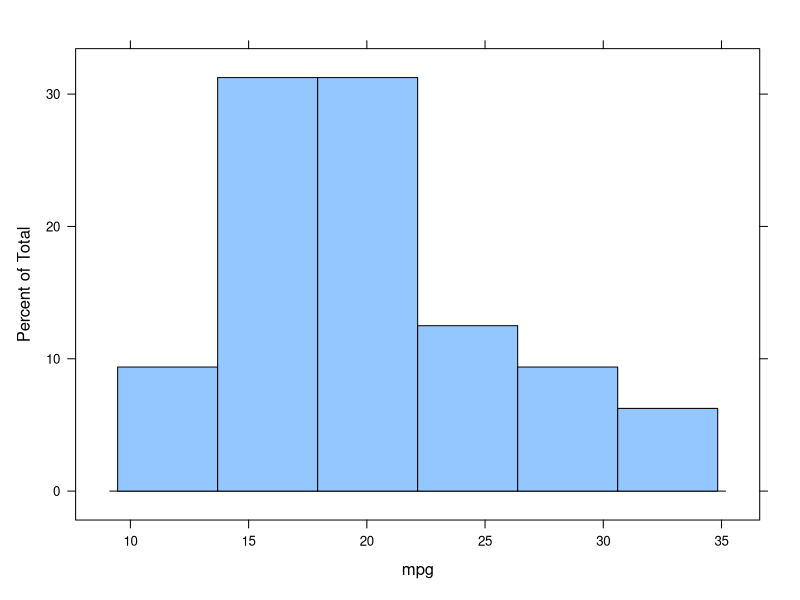
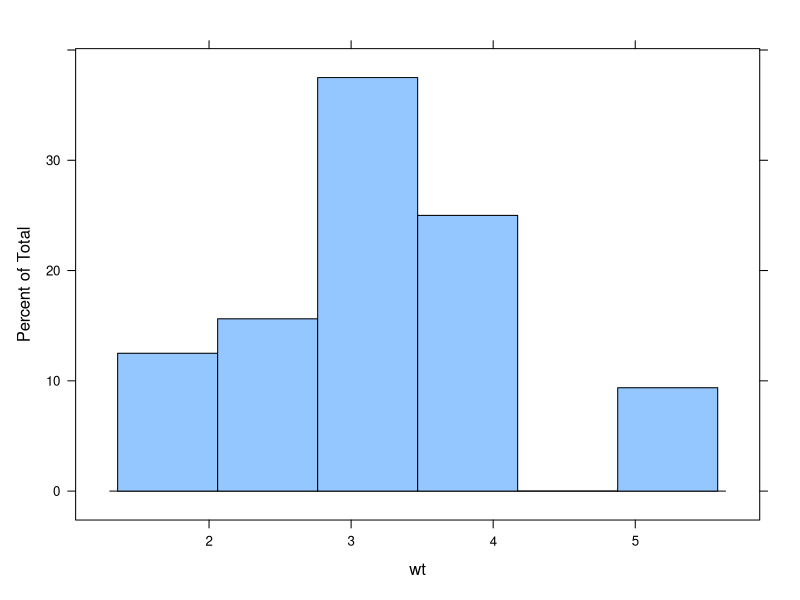
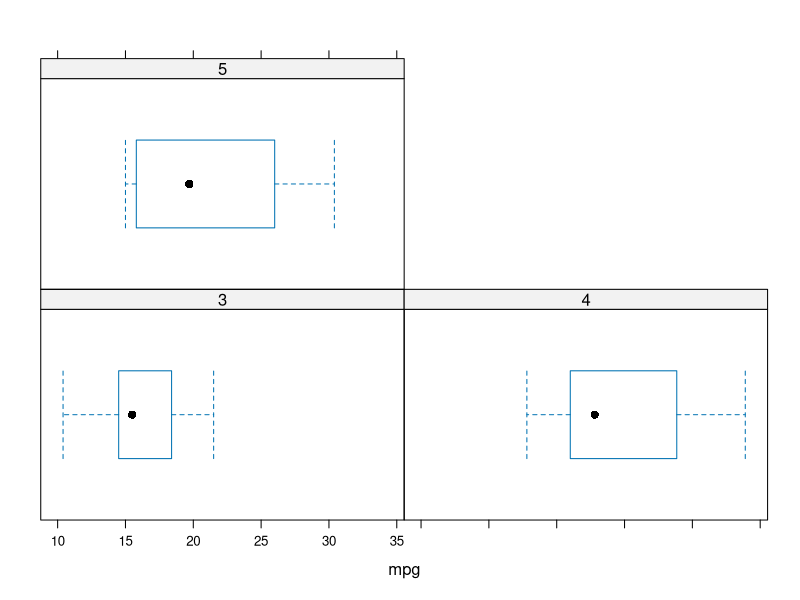
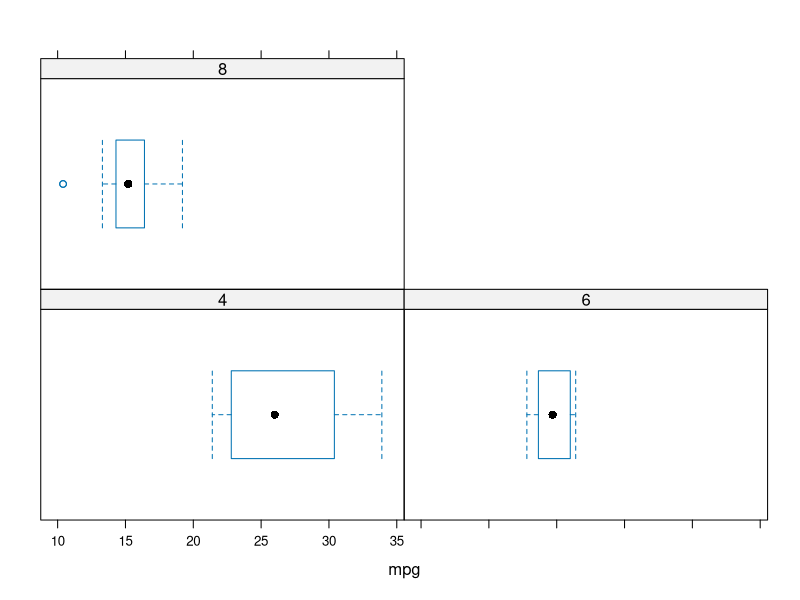
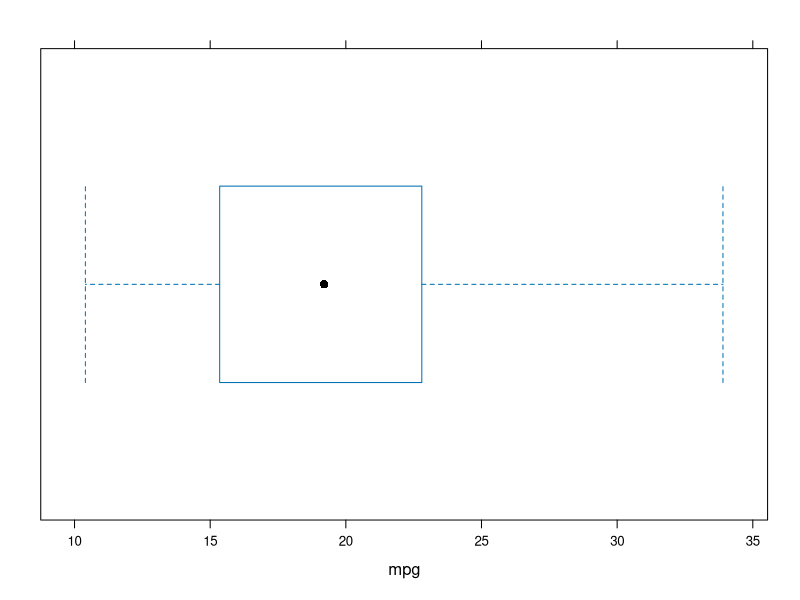
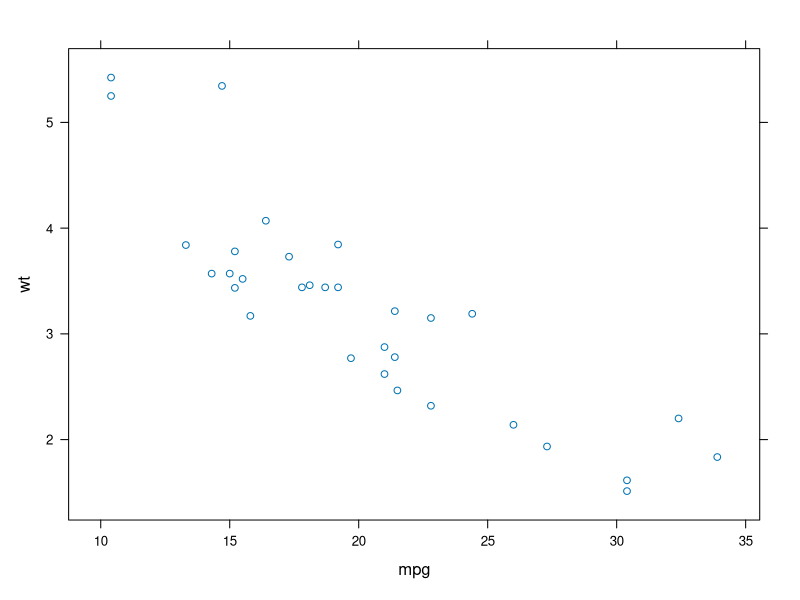
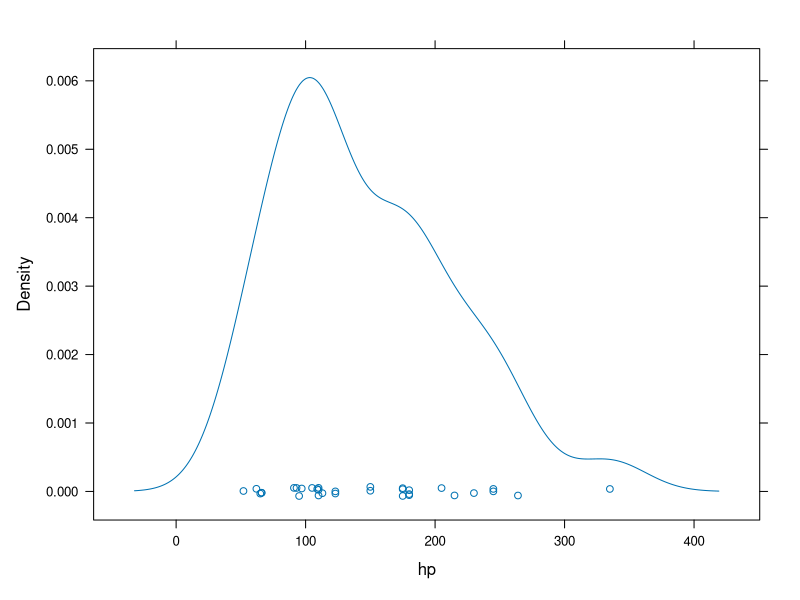
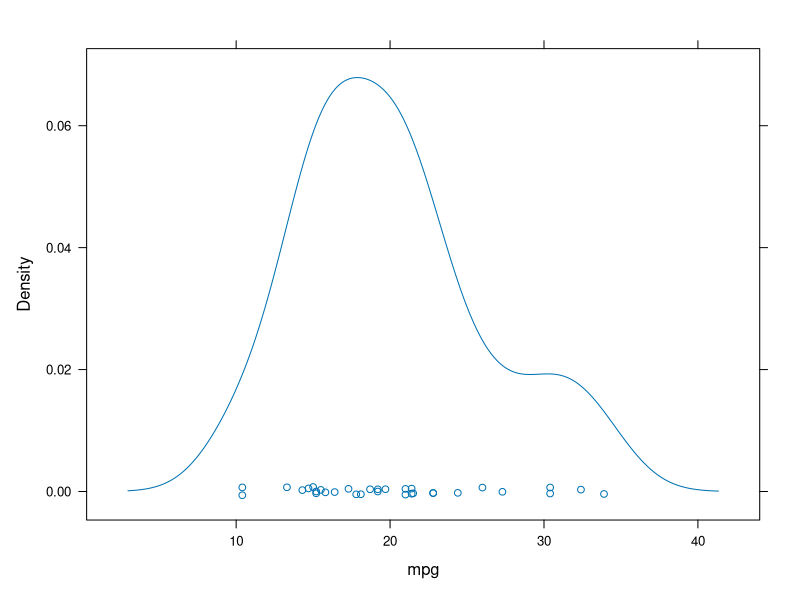

Reproduce these figures in R, in order.
# data visualization 2
library(lattice)
library(datasets)
# take a copy
df = mtcars
dim(df)
head(df,10)
str(df)
# to know data type of each column in  df
sapply(df, class)
# summary statistics
summary(df)
# pre-processing
# check for missing values
is.na(df)
miss = colSums(is.na(df))
miss  # there are no missing values
# check unique values of gear
unique(df$gear)
# sort the unique values
sort(unique(df$gear))
# though the gear variable is integer, 
# it has only three values. ie discrete values.
# Hence, convert it to factor variable with 3 labels.
# since some machine learning models expects the same.
df$gear = as.factor(as.integer(df$gear))
# check cylinder
unique(df$cyl) 
# convert to factor
df$cyl = as.factor(as.integer(df$cyl))
# check am
unique(df$am)
# convert to factor
df$am = as.factor(as.integer(df$am))
unique(df$vs)
# convert to factor
df$vs = as.factor(as.integer(df$vs))
unique(df$carb)
# convert to factor
df$carb = as.factor(as.integer(df$carb))
# check the total number of unique values for each column
# change the column name each time.
# to decide for conversion as factor
names(df)    # all column names
length(unique(df$vs))
# check data types of df
sapply(df, class)
# summary statistics
summary(df)
# histogram
# syntax barchart(formula, data = dataframe)
# single attribute
histogram(~mpg, data = df)
histogram(~wt, data = df)
# box plot
# plot a single attribute
bwplot(~ mpg | gear, data = df)
bwplot(~ mpg |cyl, data = df)
bwplot(~ mpg, data = df)
# plot two attributes
# scatter plot
xyplot(wt ~ mpg, data = df)
# density plot
densityplot(~ hp, data = df)
densityplot(~ mpg, data = df)
densityplot(~ disp, data = df)
